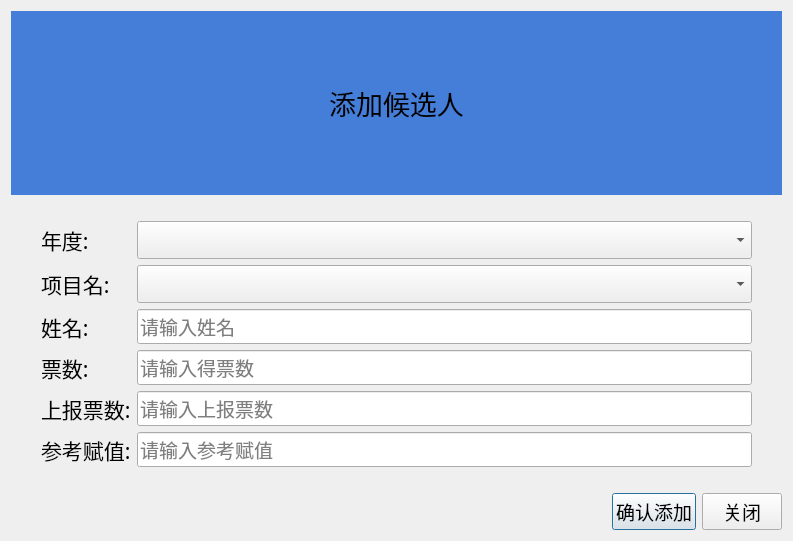
<?xml version="1.0" encoding="UTF-8"?>
<ui version="4.0">
 <class>Dialog</class>
 <widget class="QDialog" name="Dialog">
  <property name="geometry">
   <rect>
       <x>0</x>
       <y>0</y>
       <width>793</width>
       <height>541</height>
   </rect>
  </property>
  <property name="windowTitle">
   <string>Dialog</string>
  </property>
  <layout class="QVBoxLayout" name="verticalLayout">
   <item>
    <widget class="QLabel" name="label">
     <property name="font">
      <font>
       <family>黑体</family>
       <pointsize>20</pointsize>
      </font>
     </property>
     <property name="styleSheet">
      <string notr="true">background-color: rgb(68, 126, 217);
       padding: 10px
      </string>
     </property>
     <property name="text">
      <string>添加候选人</string>
     </property>
     <property name="alignment">
      <set>Qt::AlignCenter</set>
     </property>
    </widget>
   </item>
   <item>
    <layout class="QFormLayout" name="formLayout_2">
     <property name="leftMargin">
      <number>30</number>
     </property>
        <property name="topMargin">
            <number>20</number>
        </property>
        <property name="rightMargin">
            <number>30</number>
        </property>
        <property name="bottomMargin">
            <number>20</number>
        </property>
        <item row="0" column="0">
            <widget class="QLabel" name="Label">
                <property name="font">
                    <font>
                        <family>黑体</family>
                        <pointsize>16</pointsize>
                    </font>
                </property>
                <property name="text">
                    <string>年度:</string>
                </property>
            </widget>
        </item>
        <item row="0" column="1">
            <widget class="QComboBox" name="ComboBox">
                <property name="font">
                    <font>
                        <family>黑体</family>
                        <pointsize>16</pointsize>
                    </font>
                </property>
            </widget>
        </item>
        <item row="1" column="0">
            <widget class="QLabel" name="Label_2">
                <property name="font">
                    <font>
                        <family>黑体</family>
                        <pointsize>16</pointsize>
                    </font>
                </property>
                <property name="text">
                    <string>项目名:</string>
                </property>
            </widget>
        </item>
        <item row="1" column="1">
            <widget class="QComboBox" name="ComboBox_2">
                <property name="font">
                    <font>
                        <family>黑体</family>
                        <pointsize>16</pointsize>
                    </font>
                </property>
            </widget>
        </item>
        <item row="2" column="0">
            <widget class="QLabel" name="name">
                <property name="font">
                    <font>
                        <family>黑体</family>
                        <pointsize>16</pointsize>
                    </font>
                </property>
                <property name="text">
                    <string>姓名:</string>
                </property>
            </widget>
        </item>
        <item row="2" column="1">
            <widget class="QLineEdit" name="LineEdit">
                <property name="font">
                    <font>
                        <family>黑体</family>
                        <pointsize>14</pointsize>
                    </font>
                </property>
                <property name="placeholderText">
                    <string>请输入姓名</string>
                </property>
            </widget>
        </item>
        <item row="3" column="0">
            <widget class="QLabel" name="vote_number">
                <property name="font">
                    <font>
                        <family>黑体</family>
                        <pointsize>16</pointsize>
                    </font>
                </property>
                <property name="text">
                    <string>票数:</string>
                </property>
            </widget>
        </item>
        <item row="3" column="1">
            <widget class="QLineEdit" name="LineEdit_2">
                <property name="font">
                    <font>
                        <family>黑体</family>
                        <pointsize>14</pointsize>
                    </font>
                </property>
                <property name="placeholderText">
                    <string>请输入得票数</string>
                </property>
            </widget>
        </item>
        <item row="4" column="0">
            <widget class="QLabel" name="Label_3">
                <property name="font">
                    <font>
                        <family>黑体</family>
                        <pointsize>16</pointsize>
                    </font>
                </property>
                <property name="text">
                    <string>上报票数:</string>
                </property>
            </widget>
        </item>
        <item row="4" column="1">
            <widget class="QLineEdit" name="votes_reported">
                <property name="font">
                    <font>
                        <family>黑体</family>
                        <pointsize>14</pointsize>
                    </font>
                </property>
                <property name="placeholderText">
                    <string>请输入上报票数</string>
                </property>
            </widget>
        </item>
        <item row="5" column="0">
            <widget class="QLabel" name="Label_4">
                <property name="font">
                    <font>
                        <family>黑体</family>
                        <pointsize>16</pointsize>
                    </font>
                </property>
                <property name="text">
                    <string>参考赋值:</string>
                </property>
            </widget>
        </item>
        <item row="5" column="1">
            <widget class="QLineEdit" name="reference_assignment">
                <property name="font">
                    <font>
                        <family>黑体</family>
                        <pointsize>14</pointsize>
                    </font>
                </property>
                <property name="placeholderText">
                    <string>请输入参考赋值</string>
                </property>
            </widget>
        </item>
    </layout>
   </item>
   <item>
    <layout class="QHBoxLayout" name="horizontalLayout_2">
     <item>
      <spacer name="horizontalSpacer_2">
       <property name="orientation">
        <enum>Qt::Horizontal</enum>
       </property>
       <property name="sizeHint" stdset="0">
        <size>
         <width>40</width>
         <height>20</height>
        </size>
       </property>
      </spacer>
     </item>
     <item>
      <widget class="QPushButton" name="btn_addpeople">
       <property name="font">
        <font>
         <family>黑体</family>
         <pointsize>14</pointsize>
        </font>
       </property>
       <property name="cursor">
        <cursorShape>PointingHandCursor</cursorShape>
       </property>
       <property name="text">
        <string>确认添加</string>
       </property>
      </widget>
     </item>
     <item>
      <widget class="QPushButton" name="btn_close">
       <property name="font">
        <font>
         <family>黑体</family>
         <pointsize>14</pointsize>
        </font>
       </property>
       <property name="cursor">
        <cursorShape>PointingHandCursor</cursorShape>
       </property>
       <property name="text">
        <string>关闭</string>
       </property>
      </widget>
     </item>
    </layout>
   </item>
  </layout>
 </widget>
 <resources/>
 <connections/>
</ui>
